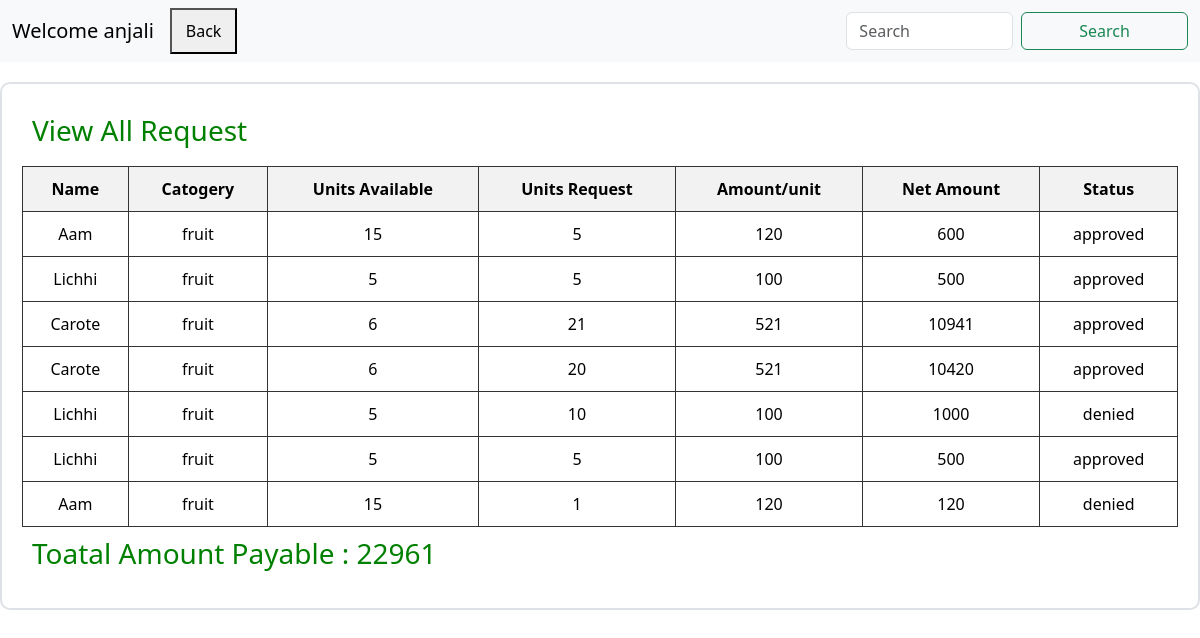
Page /user/request/2 on the committed database.
### application/models.py (models this page shows)
class User(db.Model):
    __tablename__ = "user"
    id = db.Column(db.Integer, primary_key=True)
    username = db.Column(db.String(20), unique=True, nullable=False)
    email = db.Column(db.String(30), unique=True, nullable=False)
    password = db.Column(db.String(20), nullable=False)
    type = db.Column(db.String(20), default="user", nullable=False)
    requests = db.relationship("Request", backref="user", )

class Request(db.Model):
    __tablename__ = "request"
    id = db.Column(db.Integer, primary_key=True)
    user_id = db.Column(db.Integer, db.ForeignKey("user.id"), nullable=False)
    prod_id = db.Column(db.Integer, db.ForeignKey("product.id"), nullable=False)
    units_requested=db.Column(db.Integer, nullable=False)
    status = db.Column(db.String(20), default="requested", nullable=False)

class Product(db.Model):
    __tablename__ = "product"
    id = db.Column(db.Integer, primary_key=True)
    prod_name = db.Column(db.String(20), nullable=False)
    category = db.Column(db.String(20), nullable=False)
    quantity = db.Column(db.Integer, nullable=False)
    price = db.Column(db.Integer, nullable=False)
    status = db.Column(db.String(20), default="available", nullable=False)
    requests = db.relationship("Request", backref="product",)

### application/controllers.py (the view)
@app.route("/user/request/<int:user_id>", methods=["GET"] )
def request_page(user_id):
    this_user=User.query.filter_by(id=user_id).first()
    all_req=Request.query.filter_by(user_id=user_id).all()
    total=grand_total(all_req)
    return render_template("request.html",this_user=this_user,all_req=all_req, total=total)

### application/utils.py (called while the page is built)
def grand_total(list):
    total=0
    for i in list:
        if i.status=="approved":
            total+= i.units_requested * i.product.price
    return total

### templates/request.html (shortened to what this page needs)
<!DOCTYPE html>
<html lang="en">
<head>
    <link rel="stylesheet" href="/static/style.css">
    <link href="https://cdn.jsdelivr.net/npm/bootstrap@5.3.8/dist/css/bootstrap.min.css" rel="stylesheet">
</head>
<body>
    <div class="main">
        <nav class="navbar navbar-expand-lg bg-body-tertiary">
            <div class="container-fluid">
                <a class="navbar-brand" href="#">Welcome {{this_user.username}} </a>
                <div class="collapse navbar-collapse" id="navbarSupportedContent">
                    <ul class="navbar-nav me-auto mb-2 mb-lg-0">
                    <li class="nav-item">
                    <button><a class="nav-link active" aria-current="page" href="/user_dash/{{this_user.id}}">Back</a></button>
                    </li>
                </ul>
                <form class="d-flex" role="search">
                    <input class="form-control me-2" type="search" placeholder="Search" aria-label="Search"/>
                    <button class="btn btn-outline-success" type="submit">Search</button>
                </form>
                </div>
            </div>
        </nav>
        <div class="table">
            <h3>View All Request</h3>
            <div>
                <table>
                    <thead>
                    <tr>
                        <th>Name</th>
                        <th>Catogery</th>
                        <th>Units Available</th>
                        <th>Units Request</th>
                        <th>Amount/unit</th>
                        <th>Net Amount</th>
                        <th>Status</th>
                    </tr>
                    </thead>
                    <tbody>
                    {% for i in all_req %}
                    <tr>
                        <td>{{i.product.prod_name}} </td>
                        <td> {{i.product.category}}</td>
                        <td> {{i.product.quantity}}</td>
                        <td> {{i.units_requested}} </td>
                        <td> {{i.product.price}}</td>
                        <td> {{i.units_requested * i.product.price}}</td>
                        <td> {{i.status}}</td>
                    </tr>
                    {% endfor %}
                    </tbody>
                </table>
            </div>
            <h3>Toatal Amount Payable : {{ total}}</h3>
        </div>
    </div>
</body>
</html>

### static/style.css (style rules this page uses)
.btn { width: 100%; padding: 10px; background-color: black; color: white; cursor: pointer; }
.table { width: 90%; margin: 20px auto; padding: 20px; border: 2px solid #333; border-radius: 10px; background-color: #fff; }
.table table { width: 100%; border-collapse: collapse; }
.table th, .table td { border: 1px solid #333; padding: 10px; text-align: center; }
.table th { background-color: #f2f2f2; }
.table h3 { color: green; padding: 10px; }

### rows in the picture
User: username "anjali"
Request: product.prod_name "Aam", product.category "fruit", product.quantity "15", units_requested "5", product.price "120", i.units_requested*i.product.price "600", status "approved"
Request: product.prod_name "Lichhi", product.category "fruit", product.quantity "5", units_requested "5", product.price "100", i.units_requested*i.product.price "500", status "approved"
Request: product.prod_name "Carote", product.category "fruit", product.quantity "6", units_requested "21", product.price "521", i.units_requested*i.product.price "10941", status "approved"
Request: product.prod_name "Carote", product.category "fruit", product.quantity "6", units_requested "20", product.price "521", i.units_requested*i.product.price "10420", status "approved"
Request: product.prod_name "Lichhi", product.category "fruit", product.quantity "5", units_requested "10", product.price "100", i.units_requested*i.product.price "1000", status "denied"
Request: product.prod_name "Lichhi", product.category "fruit", product.quantity "5", units_requested "5", product.price "100", i.units_requested*i.product.price "500", status "approved"
Request: product.prod_name "Aam", product.category "fruit", product.quantity "15", units_requested "1", product.price "120", i.units_requested*i.product.price "120", status "denied"

### other values in the picture
{{ total }} "22961"
